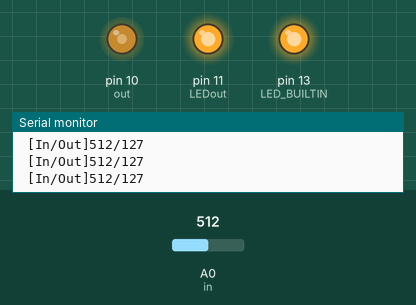
Recording of a sketch running on a simulated Arduino Uno, built with avr-gcc and run on an emulated ATmega328P. Parts: output pins drawn as LEDs (lit = HIGH), the last lines printed to the serial monitor. Inputs (shaded band) come from the test bench; at power-on: A0 (in) = 512.

Above: at 1.2 s.
1.3 s: A0 (in) set to 416
At 2.5 s:
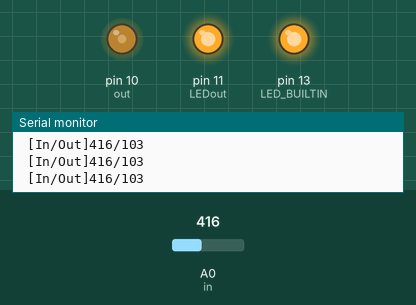
2.8 s: A0 (in) set to 385
At 3.5 s:
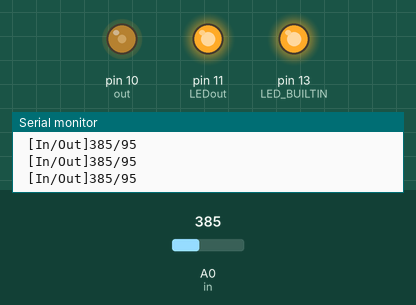
5.8 s: A0 (in) set to 716
At 7.0 s:
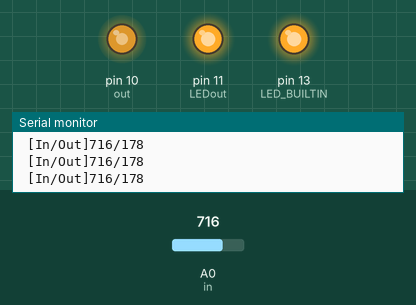
7.3 s: A0 (in) set to 986
At 8.3 s:
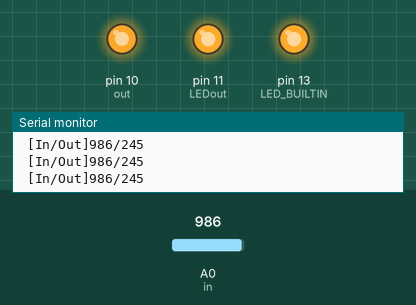
8.8 s: A0 (in) set to 1017
At 9.4 s:
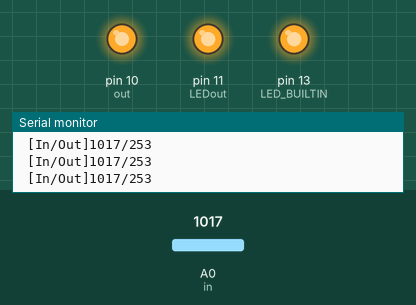
11.8 s: A0 (in) set to 0
At 12.8 s:
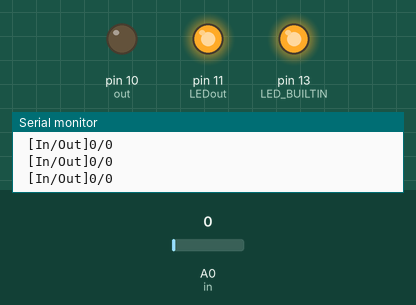
Timing chart, 0 to 14.3 s (numbered marks = the images above; inputs shaded):
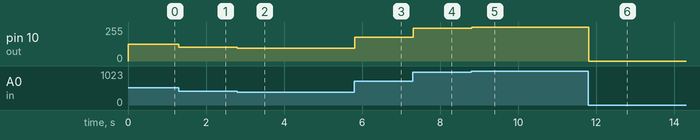

The sketch:

Soldering_Iron_Fan.ino
```cpp
#define out 10
#define in A0
#define LEDout 11
void setup()
{
  Serial.begin(9600);
  pinMode(LED_BUILTIN, OUTPUT);
  pinMode(out, OUTPUT);
  pinMode(in, INPUT);
  pinMode(LEDout, OUTPUT);

  digitalWrite(LED_BUILTIN, HIGH);
  digitalWrite(LEDout, HIGH);
  Serial.println("Ready");
}
int MATH;
void loop()
{
  MATH = (analogRead(in) / (float)1023) * (float)255;
  analogWrite(out, MATH);

  Serial.print(analogRead(in));
  Serial.print("/");
  Serial.println(MATH);
  Serial.print(" [In/Out]");
}
```

Measured:
- after the input at 1.3 s, pin 10 (out): 127/255 → 103/255 at once
- after the input at 2.8 s, pin 10 (out): 103/255 → 95/255 at once
- after the input at 5.8 s, pin 10 (out): 95/255 → 178/255 at once
- after the input at 7.3 s, pin 10 (out): 178/255 → 245/255 at once
- after the input at 8.8 s, pin 10 (out): 245/255 → 253/255 at once
- after the input at 11.8 s, pin 10 (out): 253/255 → 0/255 at once
